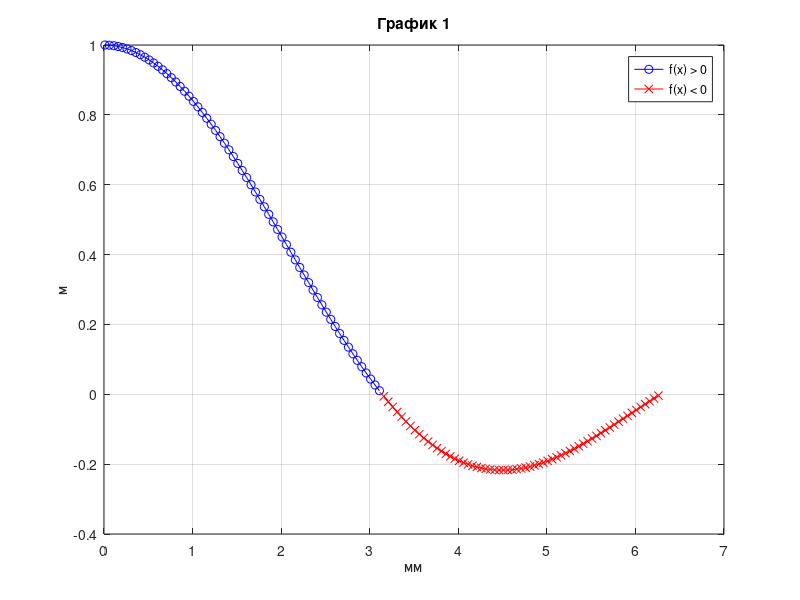
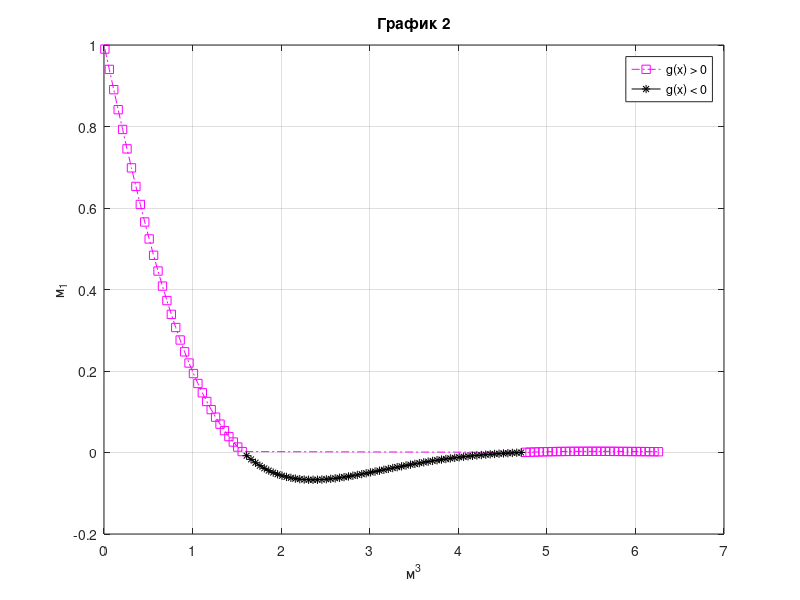
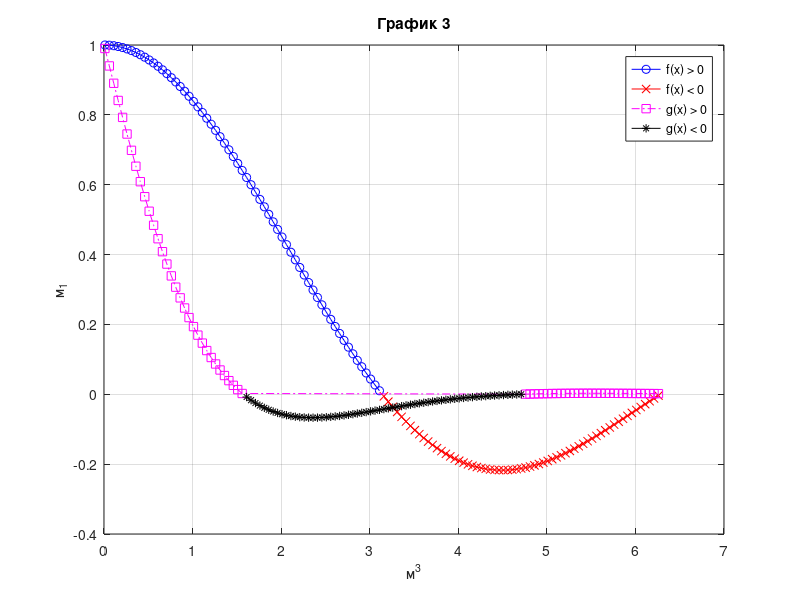
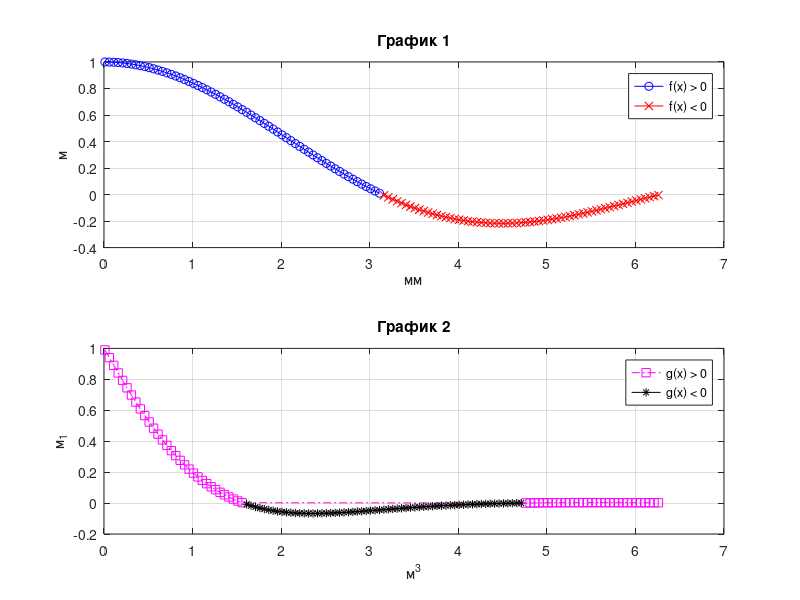

MATLAB code to generate these figures, in order:
%% 1
x = 0.01:0.05:2*pi
f = sin(x)./x
g = exp(-x).*cos(x)

% В отдельных окнах
figure;
f1 = f(find(f > 0)); xf1 = x(find(f > 0));
f2 = f(find(f < 0)); xf2 = x(find(f < 0));
plot(xf1, f1, 'bo-', xf2, f2, 'rx-');
title('График 1');
legend('f(x) > 0', 'f(x) < 0', 'Location',"best");
xlabel('мм');
ylabel('м');
grid on;
figure;
g1 = g(find(g > 0)); xg1 = x(find(g > 0));
g2 = g(find(g < 0)); xg2 = x(find(g < 0));
plot(xg1, g1, 'ms-.', xg2, g2, 'k*-');
title('График 2');
legend('g(x) > 0', 'g(x) < 0', 'Location',"best");
xlabel('м^3');
ylabel('м_1');
grid on;

% 
figure;
plot(xf1, f1, 'bo-', xf2, f2, 'rx-', xg1, g1, 'ms-.', xg2, g2, 'k*-');
title('График 3');
legend('f(x) > 0', 'f(x) < 0', 'g(x) > 0', 'g(x) < 0', 'Location',"best");
xlabel('м^3');
ylabel('м_1');
grid on;

%
figure;
subplot(2, 1, 1);
plot(xf1, f1, 'bo-', xf2, f2, 'rx-');
title('График 1');
legend('f(x) > 0', 'f(x) < 0', 'Location',"best");
xlabel('мм');
ylabel('м');
grid on;
subplot(2, 1, 2);
plot(xg1, g1, 'ms-.', xg2, g2, 'k*-');
title('График 2');
legend('g(x) > 0', 'g(x) < 0', 'Location',"best");
xlabel('м^3');
ylabel('м_1');
grid on;

%% 2

%% 3